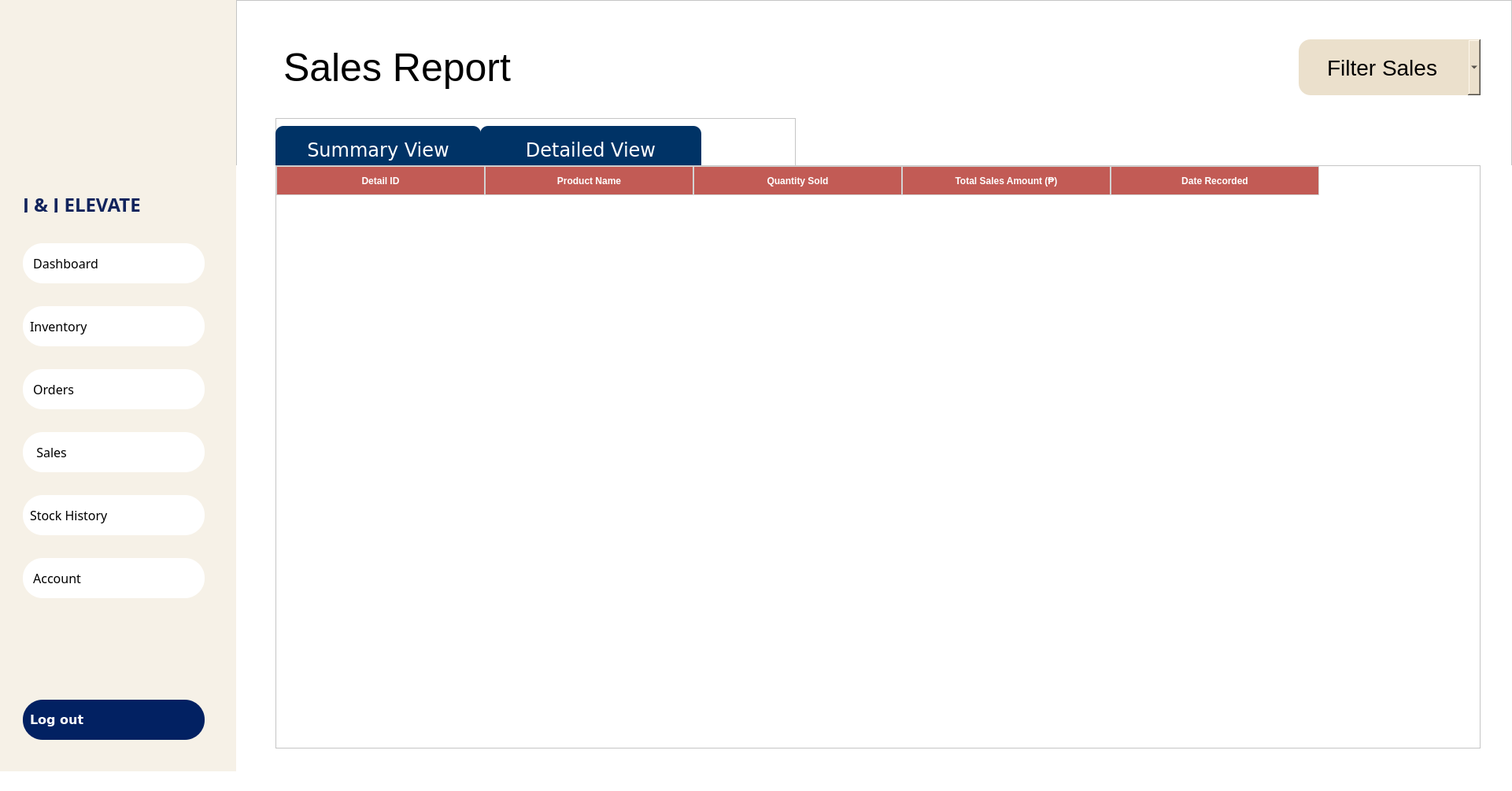
<?xml version="1.0" encoding="UTF-8"?>
<ui version="4.0">
 <class>OWNER</class>
 <widget class="QMainWindow" name="OWNER">
  <property name="geometry">
   <rect>
    <x>0</x>
    <y>0</y>
    <width>1921</width>
    <height>1005</height>
   </rect>
  </property>
  <property name="windowTitle">
   <string>Inventory and Sales Management System</string>
  </property>
  <property name="styleSheet">
   <string notr="true">background: white;</string>
  </property>
  <widget class="QWidget" name="Owner_centralwidget">
   <property name="font">
    <font>
     <pointsize>14</pointsize>
    </font>
   </property>
   <widget class="QFrame" name="LeftMenuBar">
    <property name="geometry">
     <rect>
      <x>-1</x>
      <y>-1</y>
      <width>301</width>
      <height>981</height>
     </rect>
    </property>
    <property name="font">
     <font>
      <pointsize>14</pointsize>
     </font>
    </property>
    <property name="styleSheet">
     <string notr="true">background-color: rgba(235, 224, 204, 0.47); /* #ebe0cc with 47% opacity */</string>
    </property>
    <property name="frameShape">
     <enum>QFrame::NoFrame</enum>
    </property>
    <property name="frameShadow">
     <enum>QFrame::Raised</enum>
    </property>
    <widget class="QLabel" name="JJelevate_text">
     <property name="geometry">
      <rect>
       <x>30</x>
       <y>250</y>
       <width>251</width>
       <height>21</height>
      </rect>
     </property>
     <property name="font">
      <font>
       <family>Montserrat ExtraBold</family>
       <pointsize>18</pointsize>
       <weight>75</weight>
       <bold>true</bold>
      </font>
     </property>
     <property name="styleSheet">
      <string notr="true">color: #12245c; 
background: transparent;
</string>
     </property>
     <property name="text">
      <string>J &amp; J ELEVATE</string>
     </property>
     <property name="scaledContents">
      <bool>true</bool>
     </property>
    </widget>
    <widget class="QLabel" name="Logo">
     <property name="geometry">
      <rect>
       <x>30</x>
       <y>50</y>
       <width>241</width>
       <height>171</height>
      </rect>
     </property>
     <property name="styleSheet">
      <string notr="true">background: transparent;</string>
     </property>
     <property name="text">
      <string/>
     </property>
     <property name="pixmap">
      <pixmap>:/JJimages/JJLOGO.png</pixmap>
     </property>
     <property name="scaledContents">
      <bool>true</bool>
     </property>
     <property name="alignment">
      <set>Qt::AlignCenter</set>
     </property>
    </widget>
    <widget class="QPushButton" name="pushButton_Dashboard">
     <property name="geometry">
      <rect>
       <x>30</x>
       <y>310</y>
       <width>231</width>
       <height>51</height>
      </rect>
     </property>
     <property name="font">
      <font>
       <family>Montserrat Medium</family>
       <pointsize>12</pointsize>
       <weight>50</weight>
       <italic>false</italic>
       <bold>false</bold>
      </font>
     </property>
     <property name="styleSheet">
      <string notr="true">QPushButton {
    background-color: white;
    color: black;
    border-radius: 25px;
    padding: 9px;
text-align: left;
}
QPushButton:hover {
    background-color:#c25b55;
color:black;
font-weight: 700;
}
QPushButton#activeButton {
    background-color:#c25b55;
color:black;
font-weight: 700;
}
</string>
     </property>
     <property name="text">
      <string> Dashboard   </string>
     </property>
     <property name="icon">
      <iconset>
       <normaloff>:/JJimages/dashboard_icon.svg</normaloff>:/JJimages/dashboard_icon.svg</iconset>
     </property>
     <property name="iconSize">
      <size>
       <width>40</width>
       <height>40</height>
      </size>
     </property>
    </widget>
    <widget class="QPushButton" name="pushButton_Inventory">
     <property name="geometry">
      <rect>
       <x>30</x>
       <y>390</y>
       <width>231</width>
       <height>51</height>
      </rect>
     </property>
     <property name="font">
      <font>
       <family>Montserrat Medium</family>
       <pointsize>12</pointsize>
      </font>
     </property>
     <property name="styleSheet">
      <string notr="true">QPushButton {
    background-color: white;
    color: black;
    border-radius: 25px;
    padding: 9px;
text-align: left;
}
QPushButton:hover {
    background-color:#c25b55;
color:black;
font-weight: 700;
}
QPushButton#activeButton {
    background-color:#c25b55;
color:black;
font-weight: 700;
}
</string>
     </property>
     <property name="text">
      <string>Inventory</string>
     </property>
     <property name="icon">
      <iconset>
       <normaloff>:/JJimages/inventory_icon.svg</normaloff>:/JJimages/inventory_icon.svg</iconset>
     </property>
     <property name="iconSize">
      <size>
       <width>50</width>
       <height>45</height>
      </size>
     </property>
    </widget>
    <widget class="QPushButton" name="pushButton_Orders">
     <property name="geometry">
      <rect>
       <x>30</x>
       <y>470</y>
       <width>231</width>
       <height>51</height>
      </rect>
     </property>
     <property name="font">
      <font>
       <family>Montserrat Medium</family>
       <pointsize>12</pointsize>
      </font>
     </property>
     <property name="styleSheet">
      <string notr="true">QPushButton {
    background-color: white;
    color: black;
    border-radius: 25px;
    padding: 9px;
text-align: left;
}
QPushButton:hover {
    background-color:#c25b55;
color:black;
font-weight: 700;
}
QPushButton#activeButton {
    background-color:#c25b55;
color:black;
font-weight: 700;
}
</string>
     </property>
     <property name="text">
      <string> Orders</string>
     </property>
     <property name="icon">
      <iconset>
       <normaloff>:/JJimages/orders_icon.svg</normaloff>:/JJimages/orders_icon.svg</iconset>
     </property>
     <property name="iconSize">
      <size>
       <width>46</width>
       <height>42</height>
      </size>
     </property>
    </widget>
    <widget class="QPushButton" name="pushButton_Sales">
     <property name="geometry">
      <rect>
       <x>30</x>
       <y>550</y>
       <width>231</width>
       <height>51</height>
      </rect>
     </property>
     <property name="font">
      <font>
       <family>Montserrat Medium</family>
       <pointsize>12</pointsize>
      </font>
     </property>
     <property name="styleSheet">
      <string notr="true">QPushButton {
    background-color: white;
    color: black;
    border-radius: 25px;
    padding: 9px;
text-align: left;
}
QPushButton:hover {
    background-color:#c25b55;
color:black;
font-weight: 700;
}
QPushButton#activeButton {
    background-color:#c25b55;
color:black;
font-weight: 700;
}
</string>
     </property>
     <property name="text">
      <string>  Sales</string>
     </property>
     <property name="icon">
      <iconset>
       <normaloff>:/JJimages/sales_icon.svg</normaloff>:/JJimages/sales_icon.svg</iconset>
     </property>
     <property name="iconSize">
      <size>
       <width>35</width>
       <height>35</height>
      </size>
     </property>
    </widget>
    <widget class="QPushButton" name="pushButton_Account">
     <property name="geometry">
      <rect>
       <x>30</x>
       <y>710</y>
       <width>231</width>
       <height>51</height>
      </rect>
     </property>
     <property name="font">
      <font>
       <family>Montserrat Medium</family>
       <pointsize>12</pointsize>
      </font>
     </property>
     <property name="styleSheet">
      <string notr="true">QPushButton {
    background-color: white;
    color: black;
    border-radius: 25px;
    padding: 9px;
text-align: left;
}
QPushButton:hover {
    background-color:#c25b55;
color:black;
font-weight: 700;
}
QPushButton#activeButton {
    background-color:#c25b55;
color:black;
font-weight: 700;
}
</string>
     </property>
     <property name="text">
      <string> Account     </string>
     </property>
     <property name="icon">
      <iconset>
       <normaloff>:/JJimages/account_icon.svg</normaloff>:/JJimages/account_icon.svg</iconset>
     </property>
     <property name="iconSize">
      <size>
       <width>48</width>
       <height>48</height>
      </size>
     </property>
    </widget>
    <widget class="QPushButton" name="pushButton_LogOut">
     <property name="geometry">
      <rect>
       <x>30</x>
       <y>890</y>
       <width>231</width>
       <height>51</height>
      </rect>
     </property>
     <property name="font">
      <font>
       <family>Verdana</family>
       <pointsize>12</pointsize>
       <weight>87</weight>
       <bold>true</bold>
      </font>
     </property>
     <property name="styleSheet">
      <string notr="true">QPushButton {
    background-color:#022162;
color:white;
font-weight: 700;
    border-radius: 25px;
    padding: 9px;
font-size: 14;
text-align: left;
}</string>
     </property>
     <property name="text">
      <string>Log out</string>
     </property>
     <property name="icon">
      <iconset>
       <normaloff>:/JJimages/WHITElogout_icon.svg</normaloff>:/JJimages/WHITElogout_icon.svg</iconset>
     </property>
     <property name="iconSize">
      <size>
       <width>38</width>
       <height>38</height>
      </size>
     </property>
    </widget>
    <widget class="QPushButton" name="pushButton_Stock_History">
     <property name="geometry">
      <rect>
       <x>30</x>
       <y>630</y>
       <width>231</width>
       <height>51</height>
      </rect>
     </property>
     <property name="font">
      <font>
       <family>Montserrat Medium</family>
       <pointsize>12</pointsize>
      </font>
     </property>
     <property name="styleSheet">
      <string notr="true">QPushButton {
    background-color: white;
    color: black;
    border-radius: 25px;
    padding: 9px;
text-align: left;
}
QPushButton:hover {
    background-color:#c25b55;
color:black;
font-weight: 700;
}
QPushButton#activeButton {
    background-color:#c25b55;
color:black;
font-weight: 700;
}
</string>
     </property>
     <property name="text">
      <string>Stock History</string>
     </property>
     <property name="icon">
      <iconset>
       <normaloff>:/JJimages/inventory_icon.svg</normaloff>:/JJimages/inventory_icon.svg</iconset>
     </property>
     <property name="iconSize">
      <size>
       <width>50</width>
       <height>45</height>
      </size>
     </property>
    </widget>
   </widget>
   <widget class="QWidget" name="sales_inview" native="true">
    <property name="geometry">
     <rect>
      <x>300</x>
      <y>0</y>
      <width>1931</width>
      <height>1005</height>
     </rect>
    </property>
    <widget class="QFrame" name="frame_45">
     <property name="geometry">
      <rect>
       <x>0</x>
       <y>0</y>
       <width>1621</width>
       <height>211</height>
      </rect>
     </property>
     <property name="frameShape">
      <enum>QFrame::StyledPanel</enum>
     </property>
     <property name="frameShadow">
      <enum>QFrame::Raised</enum>
     </property>
     <widget class="QComboBox" name="comboBox_filterSales">
      <property name="geometry">
       <rect>
        <x>1350</x>
        <y>50</y>
        <width>231</width>
        <height>71</height>
       </rect>
      </property>
      <property name="font">
       <font>
        <pointsize>-1</pointsize>
       </font>
      </property>
      <property name="styleSheet">
       <string notr="true">    background-color: #ebe0cc;
    border-radius: 15px;
font-size:28px;
text-align: center;</string>
      </property>
      <property name="currentText">
       <string>    Filter Sales</string>
      </property>
      <item>
       <property name="text">
        <string>    Filter Sales</string>
       </property>
      </item>
      <item>
       <property name="text">
        <string>Daily</string>
       </property>
      </item>
      <item>
       <property name="text">
        <string>Weekly</string>
       </property>
      </item>
      <item>
       <property name="text">
        <string>Monthly</string>
       </property>
      </item>
     </widget>
     <widget class="QFrame" name="frame_29">
      <property name="geometry">
       <rect>
        <x>50</x>
        <y>150</y>
        <width>661</width>
        <height>61</height>
       </rect>
      </property>
      <property name="frameShape">
       <enum>QFrame::StyledPanel</enum>
      </property>
      <property name="frameShadow">
       <enum>QFrame::Raised</enum>
      </property>
      <widget class="QPushButton" name="pushButton_summaryView">
       <property name="geometry">
        <rect>
         <x>0</x>
         <y>10</y>
         <width>261</width>
         <height>61</height>
        </rect>
       </property>
       <property name="font">
        <font>
         <family>Verdana</family>
         <pointsize>-1</pointsize>
        </font>
       </property>
       <property name="styleSheet">
        <string notr="true">QPushButton {
    background-color: #003366; /* Blue color */
    border-radius: 10px;
    font-size: 24px;
    color: #ffffff; /* Corrected from font-color */
    padding: 9px;
    font-family: &quot;Verdana&quot;, sans-serif;
    text-align: center;
}

/* Hover Effect on Inactive Buttons */
QPushButton:hover {
    background-color: #8d2721;
    color: #ffffff; /* Ensure text color remains white */
}

/* Active Button (Current Page) */
QPushButton#activeButton {
    background-color:#8d2721;
    color: #ffffff; /* Ensure text color remains white */
}</string>
       </property>
       <property name="text">
        <string>Summary View</string>
       </property>
      </widget>
      <widget class="QPushButton" name="pushButton_salesDetail">
       <property name="geometry">
        <rect>
         <x>260</x>
         <y>10</y>
         <width>281</width>
         <height>61</height>
        </rect>
       </property>
       <property name="font">
        <font>
         <family>Verdana</family>
         <pointsize>-1</pointsize>
        </font>
       </property>
       <property name="styleSheet">
        <string notr="true">QPushButton {
    background-color: #003366; /* Blue color */
    border-radius: 10px;
    font-size: 24px;
    color: #ffffff; /* Corrected from font-color */
    padding: 9px;
    font-family: &quot;Verdana&quot;, sans-serif;
    text-align: center;
}

/* Hover Effect on Inactive Buttons */
QPushButton:hover {
    background-color: #8d2721;
    color: #ffffff; /* Ensure text color remains white */
}

/* Active Button (Current Page) */
QPushButton#activeButton {
    background-color: #8d2721;
    color: #ffffff; /* Ensure text color remains white */
}</string>
       </property>
       <property name="text">
        <string>Detailed View</string>
       </property>
      </widget>
     </widget>
     <widget class="QLabel" name="salesReportText">
      <property name="geometry">
       <rect>
        <x>60</x>
        <y>50</y>
        <width>501</width>
        <height>71</height>
       </rect>
      </property>
      <property name="styleSheet">
       <string notr="true">font-size:50px;
background: transparent;</string>
      </property>
      <property name="text">
       <string>Sales Report</string>
      </property>
     </widget>
    </widget>
    <widget class="QStackedWidget" name="stackedWidget">
     <property name="geometry">
      <rect>
       <x>0</x>
       <y>210</y>
       <width>1621</width>
       <height>771</height>
      </rect>
     </property>
     <property name="currentIndex">
      <number>1</number>
     </property>
     <widget class="QWidget" name="page">
      <widget class="QTableWidget" name="tableWidget_salesSummary">
       <property name="geometry">
        <rect>
         <x>50</x>
         <y>0</y>
         <width>1531</width>
         <height>741</height>
        </rect>
       </property>
       <property name="styleSheet">
        <string notr="true"> 
QTableWidget {
    background-color: white;
    gridline-color: lightgray;
    selection-background-color: #ebe0cc;
    selection-color: white;               /* selected row text */
}

QTableWidget::item:hover {
    background-color: #b33c35;  /* slightly lighter hover effect */
    color: white;
}

QHeaderView::section {
    background-color: #c25b55; /* deep maroon header */
    color: white;
    font-weight: bold;
    padding: 4px;
    border: 1px solid lightgray;
}

QTableWidget::item {
    padding-left: 12px;
    padding-right: 12px;
}</string>
       </property>
       <attribute name="horizontalHeaderDefaultSectionSize">
        <number>265</number>
       </attribute>
       <column>
        <property name="text">
         <string>Report ID</string>
        </property>
        <property name="font">
         <font>
          <pointsize>14</pointsize>
         </font>
        </property>
       </column>
       <column>
        <property name="text">
         <string>Shop Branch</string>
        </property>
        <property name="font">
         <font>
          <pointsize>14</pointsize>
         </font>
        </property>
       </column>
       <column>
        <property name="text">
         <string>Report Type</string>
        </property>
        <property name="font">
         <font>
          <pointsize>14</pointsize>
         </font>
        </property>
       </column>
       <column>
        <property name="text">
         <string>Total Quantity Sold</string>
        </property>
        <property name="font">
         <font>
          <pointsize>14</pointsize>
         </font>
        </property>
       </column>
       <column>
        <property name="text">
         <string>Total Revenue (₱)</string>
        </property>
        <property name="font">
         <font>
          <pointsize>14</pointsize>
         </font>
        </property>
       </column>
       <column>
        <property name="text">
         <string>Date Generated</string>
        </property>
        <property name="font">
         <font>
          <pointsize>14</pointsize>
         </font>
        </property>
       </column>
      </widget>
     </widget>
     <widget class="QWidget" name="page_2">
      <widget class="QTableWidget" name="tableWidget_salesDetails">
       <property name="geometry">
        <rect>
         <x>50</x>
         <y>0</y>
         <width>1531</width>
         <height>741</height>
        </rect>
       </property>
       <property name="styleSheet">
        <string notr="true">
QTableWidget {
    background-color: white;
    gridline-color: lightgray;
    selection-background-color: #ebe0cc;
    selection-color: white;               /* selected row text */
}

QTableWidget::item:hover {
    background-color: #b33c35;  /* slightly lighter hover effect */
    color: white;
}

QHeaderView::section {
    background-color: #c25b55; /* deep maroon header */
    color: white;
    font-weight: bold;
    padding: 4px;
    border: 1px solid lightgray;
}

QTableWidget::item {
    padding-left: 12px;
    padding-right: 12px;
}

</string>
       </property>
       <attribute name="horizontalHeaderDefaultSectionSize">
        <number>265</number>
       </attribute>
       <column>
        <property name="text">
         <string>Detail ID</string>
        </property>
        <property name="font">
         <font>
          <family>MS Shell Dlg 2</family>
          <pointsize>14</pointsize>
         </font>
        </property>
       </column>
       <column>
        <property name="text">
         <string>Product Name</string>
        </property>
        <property name="font">
         <font>
          <family>MS Shell Dlg 2</family>
          <pointsize>14</pointsize>
         </font>
        </property>
       </column>
       <column>
        <property name="text">
         <string>Quantity Sold</string>
        </property>
        <property name="font">
         <font>
          <family>MS Shell Dlg 2</family>
          <pointsize>14</pointsize>
         </font>
        </property>
       </column>
       <column>
        <property name="text">
         <string>Total Sales Amount (₱)</string>
        </property>
        <property name="font">
         <font>
          <family>MS Shell Dlg 2</family>
          <pointsize>14</pointsize>
         </font>
        </property>
       </column>
       <column>
        <property name="text">
         <string>Date Recorded</string>
        </property>
        <property name="font">
         <font>
          <family>MS Shell Dlg 2</family>
          <pointsize>14</pointsize>
         </font>
        </property>
       </column>
      </widget>
     </widget>
    </widget>
   </widget>
  </widget>
  <widget class="QStatusBar" name="statusbar"/>
 </widget>
 <resources>
  <include location="../../../jj_owner_resources.qrc"/>
  <include location="../../../jj_owner_resources.qrc"/>
 </resources>
 <connections/>
</ui>
